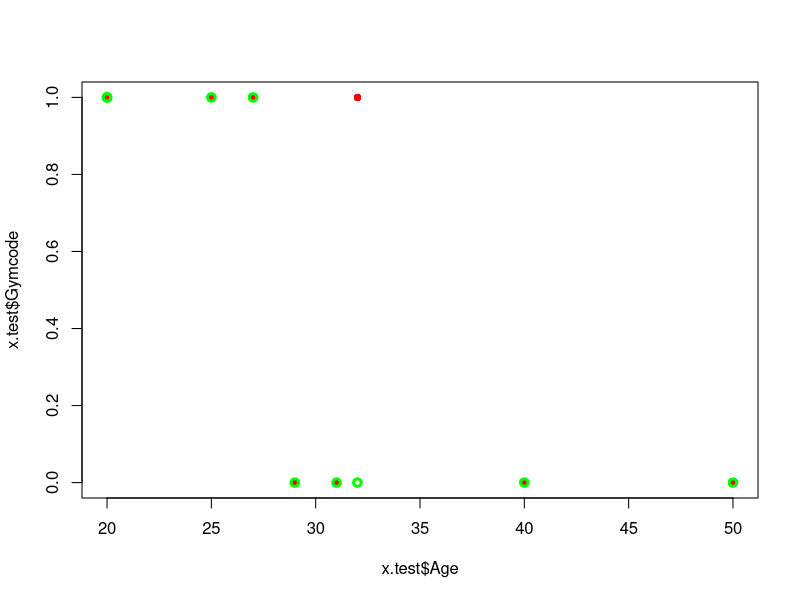
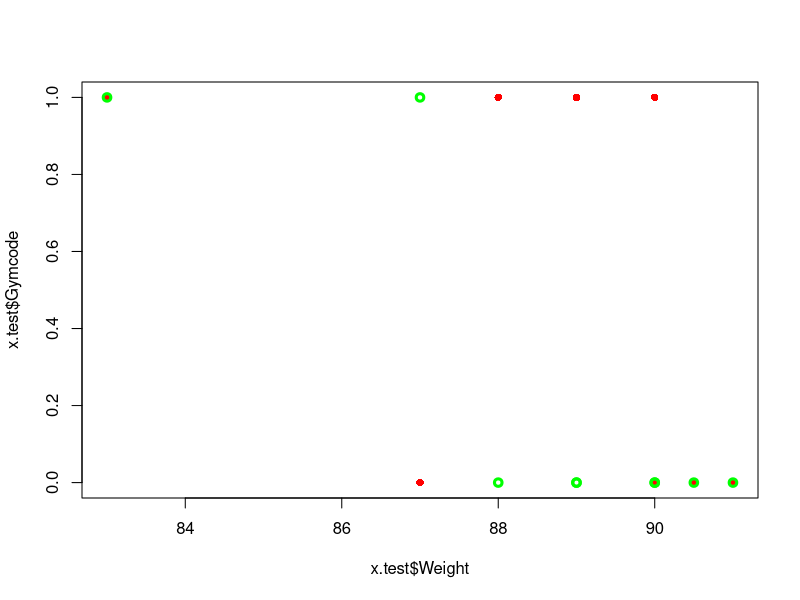

These figures' R source, in order: (Note: this script raises an error after producing the figures.)
##Linear Regression Classification

x=read.csv("employee.csv")
names(x)
dim(x)
head(x)
View(x)


#problem:::predict the class of employees in terms of whether they go to gym or not

#Y=Gym [yes=1. no=0]
#X=Gender, Age, Weight, Whr

0.7*30

s=sample(nrow(x), 21)

x.train=x[s,]
x.test=x[-s,]

View(x.train)

##Predict the MS of the employees let say using their Age, Gender, Salary
#Model 0 Whether sobd going to gym or NOT?
#we think that younger people are more likely to go to gym 

m0=lm(Gymcode~Age, data=x.train)

View(x.test)
m0_pr=predict(m0, x.test)
m0_pr

gym_pred=ifelse(m0_pr>0.5, 1, 0)   ##to create a dummy variable
gym_pred
x.test$Gymcode

table(x.test$Gymcode, gym_pred)   #confussion matrix
##wrog classifications 4/6=0.67%      Error Rate
plot(x.test$Age, x.test$Gymcode, col='red', pch=16)
points(x.test$Age, gym_pred, col='green', lwd=3)


names(x)
###Model 1
m1=lm(Gymcode~Weight, data=x.train)
m1_pr=predict(m1, x.test)
m1_pr
gym_pred1=ifelse(m1_pr>0.5, 1, 0)
gym_pred1
#ms_pred1
##plot(x.test$Age, m1_pr)
table(x.test$Gymcode, gym_pred1)
###Error rate= 2/6=33%
plot(x.test$Weight, x.test$Gymcode, col='red', pch=16)
points(x.test$Weight, gym_pred1, col='green', lwd=3)

###Suppose we choose model 1 how we use this for the new data
Weight.new=data.frame(Weight=c(60, 90, 85))
pr_new_data=predict(m1, Weight.new)
pr_new_data
cl_new_data=ifelse(pr_new_data>0.5, 1,0)
cl_new_data

names(x)
head(x$Gender, x$GenCode)
###
m2=lm(Gymcode~Weight+GenCode, data=x.train)
m2_pr=predict(m2, x.test)
m2_pr
gym_pred2=ifelse(m2_pr>0.5, 1, 0)
gym_pred2

table(x.test$Gymcode, gym_pred2)

###Choose m2 over m0 and m1

newData=data.frame(Weight=c(60, 90, 85), 
                   GenCode=c(0, 1, 1))
newData
pr_new_data=predict(m2, newData)
pr_new_data
cl_new_data=ifelse(pr_new_data>0.5, 1,0)
cl_new_data